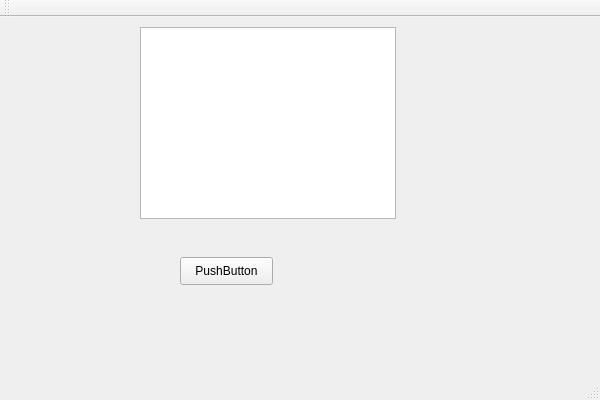
<?xml version="1.0" encoding="UTF-8"?>
<ui version="4.0">
 <class>QtGuiApplication1Class</class>
 <widget class="QMainWindow" name="QtGuiApplication1Class">
  <property name="geometry">
   <rect>
    <x>0</x>
    <y>0</y>
    <width>600</width>
    <height>400</height>
   </rect>
  </property>
  <property name="windowTitle">
   <string>QtGuiApplication1</string>
  </property>
  <widget class="QWidget" name="centralWidget">
   <widget class="QPushButton" name="pushButton">
    <property name="geometry">
     <rect>
      <x>180</x>
      <y>240</y>
      <width>93</width>
      <height>28</height>
     </rect>
    </property>
    <property name="text">
     <string>PushButton</string>
    </property>
   </widget>
   <widget class="QListView" name="listView">
    <property name="geometry">
     <rect>
      <x>140</x>
      <y>10</y>
      <width>256</width>
      <height>192</height>
     </rect>
    </property>
   </widget>
  </widget>
  <widget class="QMenuBar" name="menuBar">
   <property name="geometry">
    <rect>
     <x>0</x>
     <y>0</y>
     <width>600</width>
     <height>26</height>
    </rect>
   </property>
  </widget>
  <widget class="QToolBar" name="mainToolBar">
   <attribute name="toolBarArea">
    <enum>TopToolBarArea</enum>
   </attribute>
   <attribute name="toolBarBreak">
    <bool>false</bool>
   </attribute>
  </widget>
  <widget class="QStatusBar" name="statusBar"/>
 </widget>
 <layoutdefault spacing="6" margin="11"/>
 <resources>
  <include location="QtGuiApplication1.qrc"/>
 </resources>
 <connections/>
</ui>
